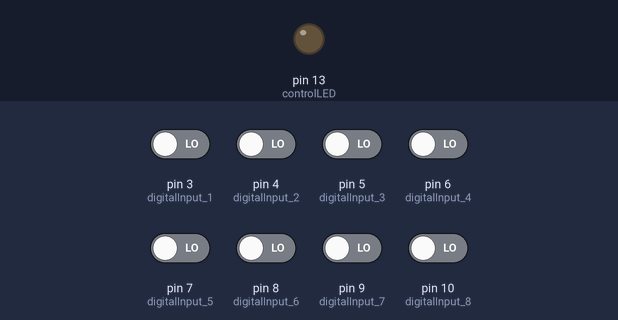
A sketch run on a simulated Arduino Uno, built with avr-gcc and run on an emulated ATmega328P. Shown: output pins drawn as LEDs (lit = HIGH). Inputs (shaded band) come from the test bench; at power-on: pin 3 (digitalInput_1), pin 4 (digitalInput_2), pin 5 (digitalInput_3), pin 6 (digitalInput_4), pin 7 (digitalInput_5), pin 8 (digitalInput_6), pin 9 (digitalInput_7), pin 10 (digitalInput_8) LOW. What the sketch prints to the serial monitor is not drawn.

Above: at 1.2 s.
1.3 s: pin 3 (digitalInput_1) driven HIGH
At 2.3 s:
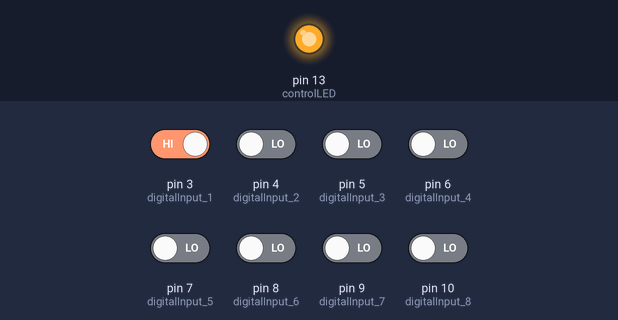
2.8 s: pin 3 (digitalInput_1) driven LOW
At 3.7 s:
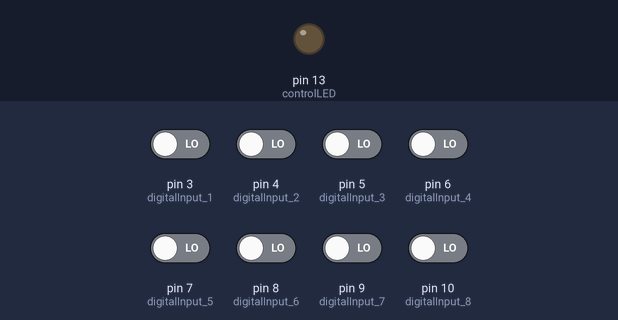
Timing chart, 0 to 5.8 s (numbered marks = the images above; inputs shaded):
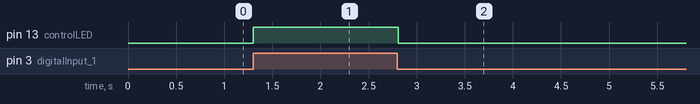

Measured:
- after the input at 1.3 s, pin 13 (controlLED): LOW → HIGH at once
- after the input at 2.8 s, pin 13 (controlLED): HIGH → LOW at once

The sketch:

MultiDigital4_sketch.ino
```cpp
/*
* MultiDigital4
*
* Reads 8 digital inputs and sends their values over the serial port.
* A byte variable is used to store the state of all eight pins. This byte
* is then sent over the serial port.
*
* modified ap_ReadDigital8 sketch by Melving Oschmann
*
* 8 June 2013 Don Wilcher
*
*/
// 8 variables for each pin
int digitalInput_1 = 3;
int digitalInput_2 = 4;
int digitalInput_3 = 5;
int digitalInput_4 = 6;
int digitalInput_5 = 7;
int digitalInput_6 = 8;
int digitalInput_7 = 9;
int digitalInput_8 = 10;
// 8 variables to store the values
int value_1 = 0;
int value_2 = 0;
int value_3 = 0;
int value_4 = 0;
int value_5 = 0;
int value_6 = 0;
int value_7 = 0;
int value_8 = 0;
// byte variable to send state of all pins over serial port
int myByte = 0;
// control LED
int controlLED = 13;
void setup(){
// set pin modes
pinMode(digitalInput_1, INPUT); pinMode(digitalInput_2, INPUT);
pinMode(digitalInput_3, INPUT); pinMode(digitalInput_4, INPUT);
pinMode(digitalInput_5, INPUT); pinMode(digitalInput_6, INPUT);
pinMode(digitalInput_7, INPUT); pinMode(digitalInput_8, INPUT);
pinMode(controlLED, OUTPUT);
// begin sending out over the serial port
Serial.begin(9600);
}
void loop(){
// set 'myByte' to zero
myByte = 0;
// then read all the INPUTS and store values
// in the corresponding variables
value_1 = digitalRead(digitalInput_1);
value_2 = digitalRead(digitalInput_2);
value_3 = digitalRead(digitalInput_3);
value_4 = digitalRead(digitalInput_4);
value_5 = digitalRead(digitalInput_5);
value_6 = digitalRead(digitalInput_6);
value_7 = digitalRead(digitalInput_7);
value_8 = digitalRead(digitalInput_8);
/* check if values are high or low and 'add' each value to myByte
* what it actually does is this:
*
* 00 00 00 00 ('myByte set to zero')
* | 00 10 10 00 ('3 and 5 are 1')
* --------------
* 00 10 10 00 ('myByte after logical operation')
*
*/
if (value_1) {
myByte = myByte | 0;
digitalWrite(controlLED, HIGH);
} else digitalWrite(controlLED, LOW);
if (value_2) { myByte = myByte | 1; }
if (value_3) { myByte = myByte | 2; }
if (value_4) { myByte = myByte | 4; }
if (value_5) { myByte = myByte | 8; }
if (value_6) { myByte = myByte | 16; }
if (value_7) { myByte = myByte | 32; }
if (value_8) { myByte = myByte | 64; }
// send myByte out over serial port and wait a bit to not overload the port
Serial.print(myByte);
delay(10);
}
```
